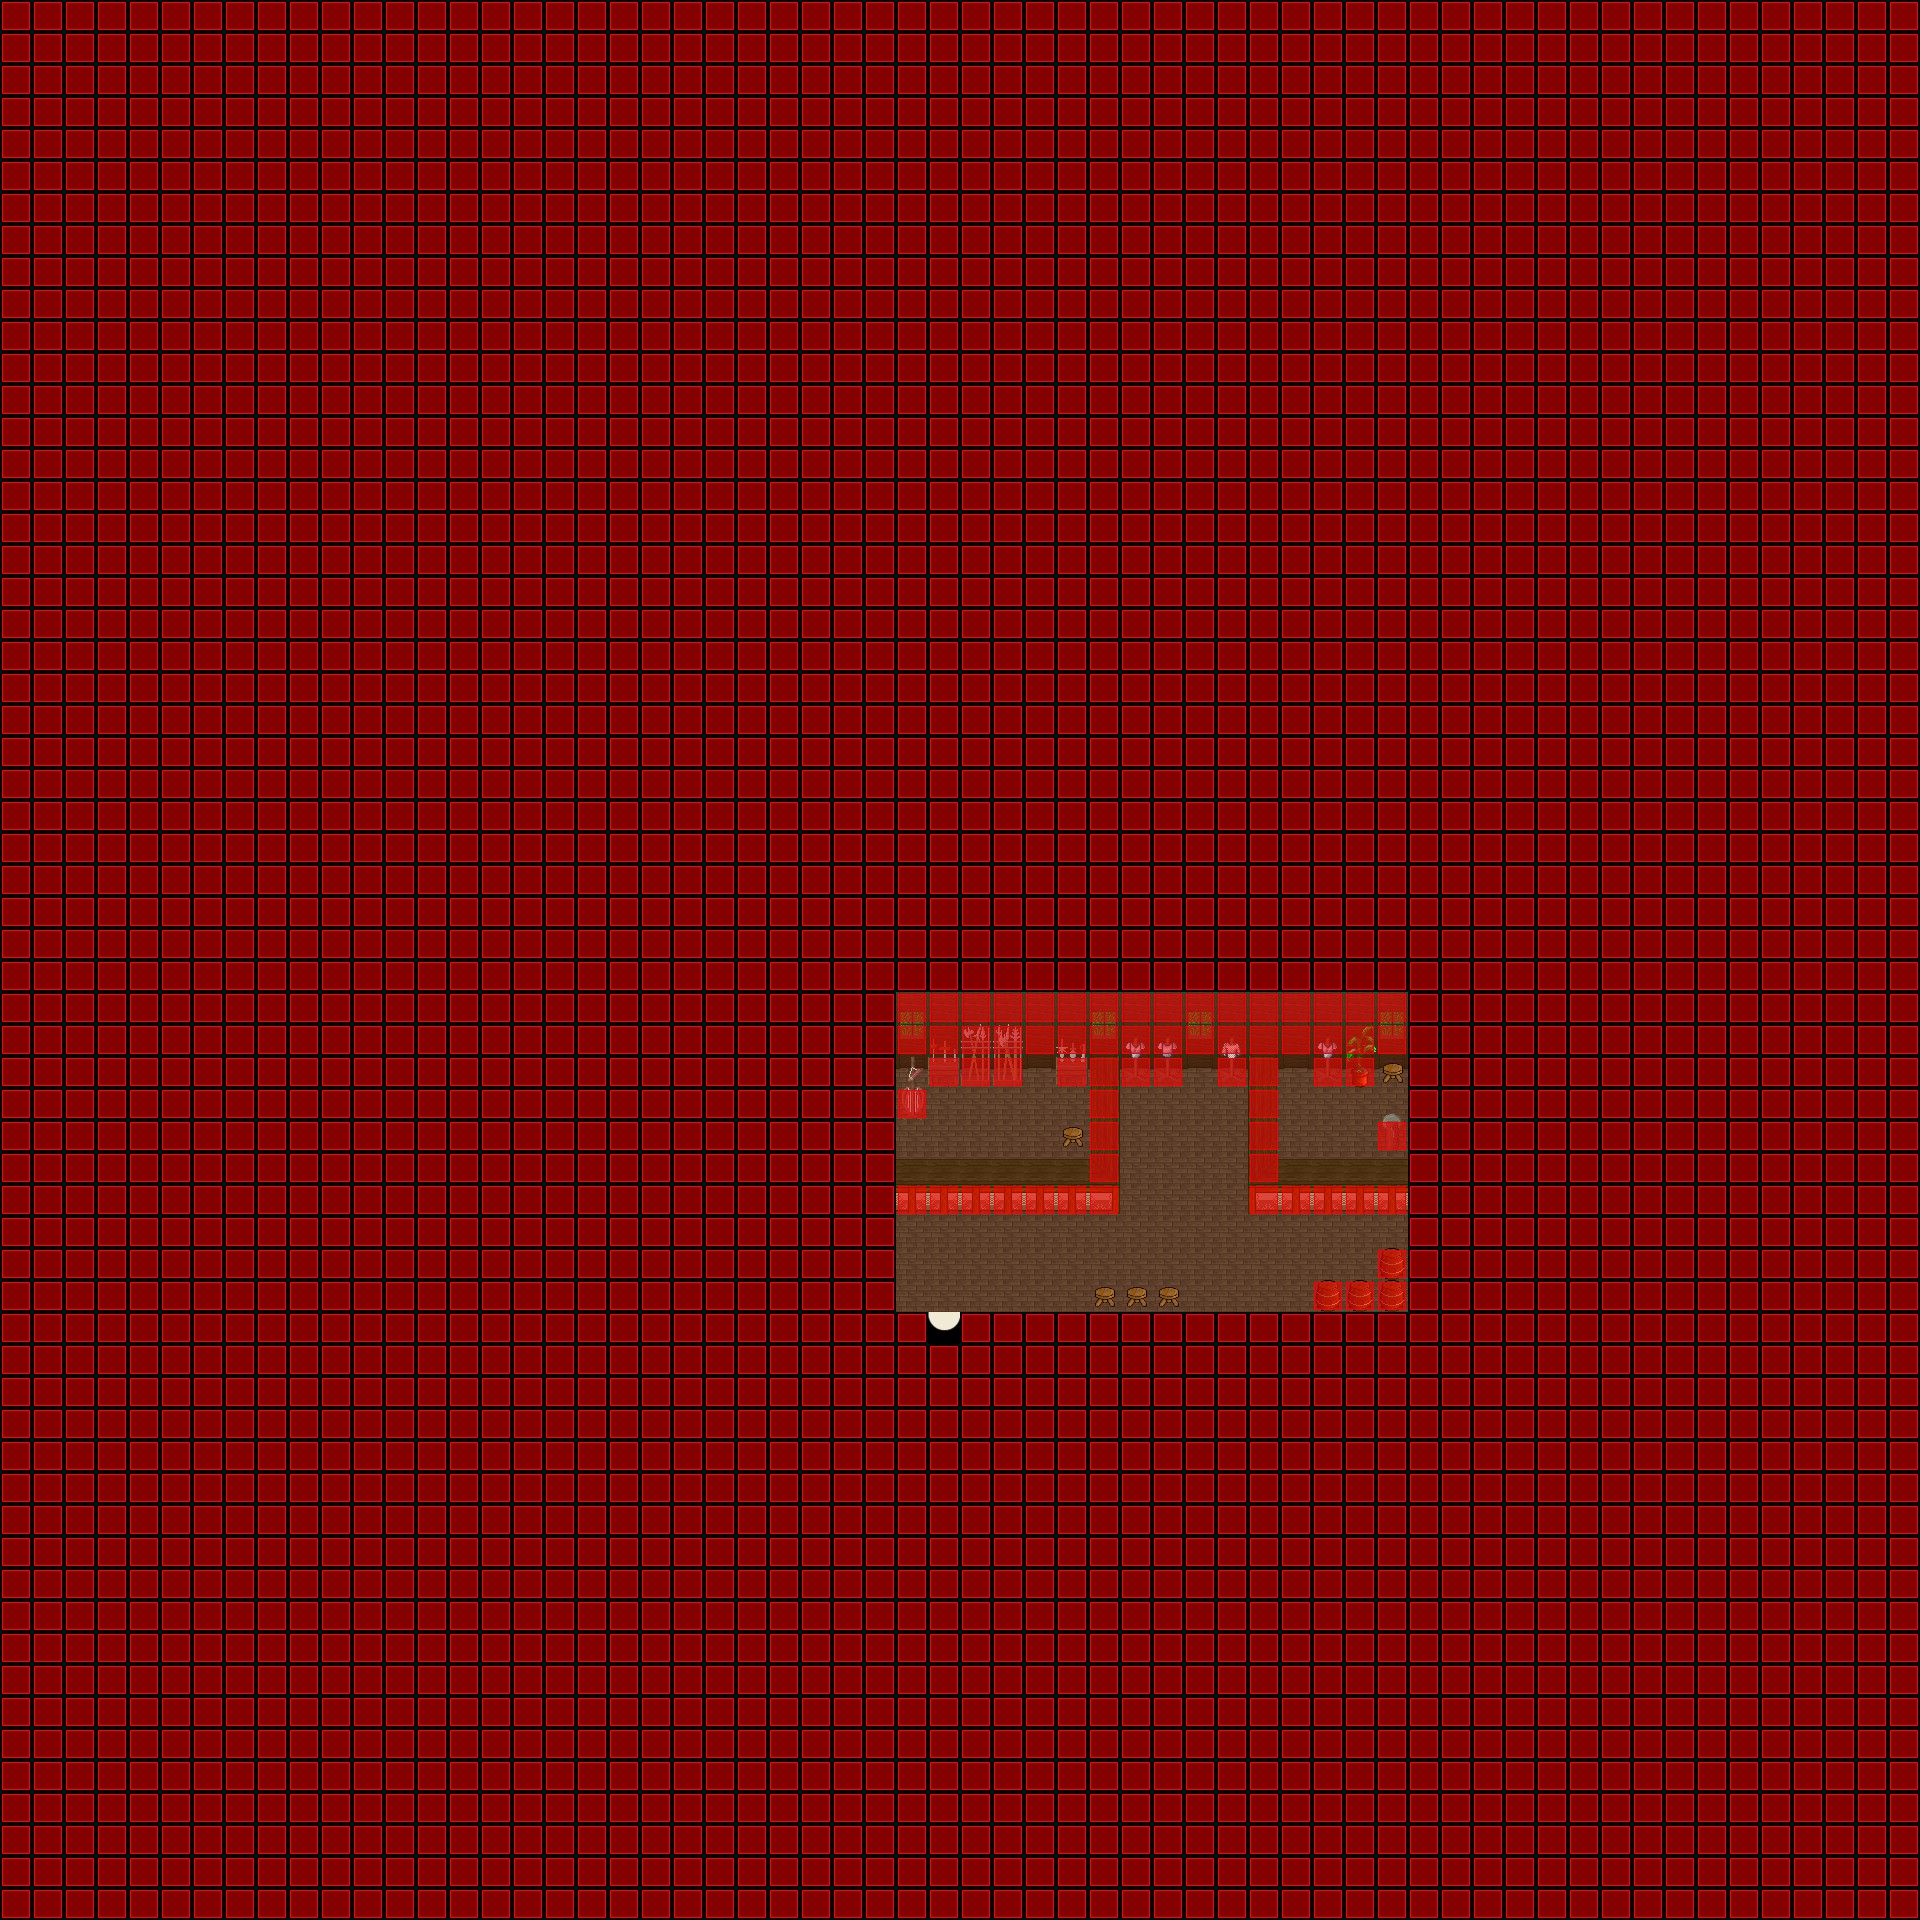

A level layout from a 2D game, rendered from its tile map. Below: a short description, then the map file with tile-grid data replaced by summaries:
An orthogonal 60x60 tile map with 32x32 px tiles, 6 tile layers (Ground, Ground, Ground, Fringe, ...), 8 tilesets and 2 objects (SCRIPT, WARP).

<map version="1.0" orientation="orthogonal" width="60" height="60" tilewidth="32" tileheight="32">
 <properties>
  <property name="music" value="faith.ogg" />
 </properties>
 <tileset firstgid="1" name="indoor3_32_32" tilewidth="32" tileheight="32">
  <image source="../graphics/tiles/indoor3_32_32.png" width="1024" height="1024" />
 </tileset>
 <tileset firstgid="1025" name="indoor2_32_32" tilewidth="32" tileheight="32">
  <image source="../graphics/tiles/indoor2_32_32.png" width="1024" height="1024" />
 </tileset>
 <tileset firstgid="2049" name="collision1_32_32" tilewidth="32" tileheight="32">
  <image source="../graphics/tiles/collision1_32_32.png" width="1024" height="1024" />
 </tileset>
 <tileset firstgid="3073" name="desert1_32_32" tilewidth="32" tileheight="32">
  <image source="../graphics/tiles/desert1_32_32.png" width="1024" height="1024" />
 </tileset>
 <tileset firstgid="4097" name="indoor2_32_64" tilewidth="32" tileheight="64">
  <image source="../graphics/tiles/indoor2_32_64.png" width="1024" height="1024" />
 </tileset>
 <tileset firstgid="4609" name="indoor2_32_96" tilewidth="32" tileheight="96">
  <image source="../graphics/tiles/indoor2_32_96.png" width="1024" height="960" />
 </tileset>
 <tileset firstgid="4929" name="indoor1_32_96" tilewidth="32" tileheight="96">
  <image source="../graphics/tiles/indoor1_32_96.png" width="1024" height="960" />
 </tileset>
 <tileset firstgid="5249" name="indoor1_32_64" tilewidth="32" tileheight="64">
  <image source="../graphics/tiles/indoor1_32_64.png" width="1024" height="1024" />
 </tileset>
 <layer name="Ground" width="60" height="60">
  <data>[3600 cells, 3600 non-empty, 3 distinct tile ids]</data>
 </layer>
 <layer name="Ground" width="60" height="60">
  <data>[3600 cells, 48 non-empty, 5 distinct tile ids]</data>
 </layer>
 <layer name="Ground" width="60" height="60">
  <data>[3600 cells, 15 non-empty, 6 distinct tile ids]</data>
 </layer>
 <layer name="Fringe" width="60" height="60">
  <data>[3600 cells, 23 non-empty, 13 distinct tile ids]</data>
 </layer>
 <layer name="Over" width="60" height="60">
  <data>[3600 cells, 0 non-empty, 0 distinct tile ids]</data>
 </layer>
 <layer name="Collision" width="60" height="60">
  <data>[3600 cells, 3506 non-empty, 1 distinct tile ids]</data>
 </layer>
 <objectgroup name="Object" width="60" height="60">
  <object name="External Map Events" type="SCRIPT" x="0" y="0">
   <properties>
    <property name="FILENAME" value="scripts/maps/iw-lauria-smith-o00-o00-o00.lua" />
   </properties>
  </object>
  <object name="Warp to ow-p2-p4" type="WARP" x="928" y="1312" width="32" height="32">
   <properties>
    <property name="DEST_MAP" value="ow-p0002-p0004-o0000" />
    <property name="DEST_X" value="4176" />
    <property name="DEST_Y" value="3040" />
   </properties>
  </object>
 </objectgroup>
</map>
